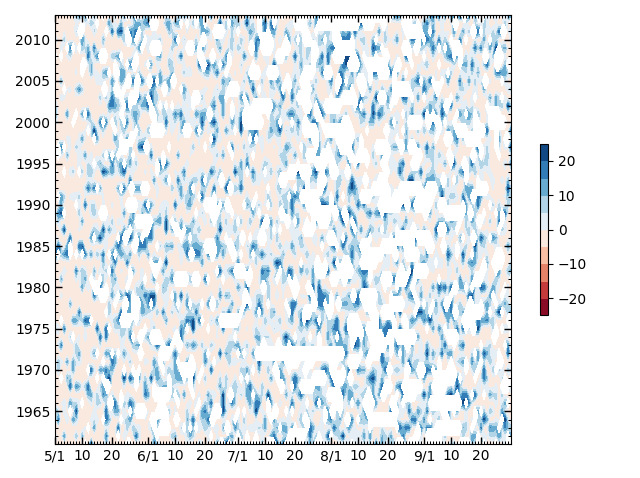

Write the Python code that produced this figure.
import numpy as np
import pandas as pd

import matplotlib.pyplot as plt 
from matplotlib.ticker import MultipleLocator, FixedLocator, FuncFormatter
from matplotlib.dates import DayLocator, date2num, num2date

INPUT_CSV = 'input/Baguio.csv'
CMAP = plt.cm.RdBu
# LEVELS = np.arange(-1200, 1201, 400)
LEVELS = np.arange(-25, 26, 5)

# Option to remove outliers, change to False to turn off
ROBUST = True


def CustomDateLocator(d):
    ''' Custom Date Locator '''
    d = pd.Series(d)
    c = d[d.dt.day.apply(lambda x: x in [1, 10, 20])].values
    c = [date2num(_d) for _d in pd.to_datetime(c)]
    return FixedLocator(c)


def CustomDateFormatter(x, pos=None):
    ''' Custom Date Formatting '''
    x = num2date(x)
    if x.day == 1:
        label = '{}/{}'.format(x.month, x.day)
    else:
        label = x.strftime('%d')
    return label


def reject_outliers(sr, iq_range=0.5):
    ''' Implementation of IQR and MAD
    source: https://stackoverflow.com/a/39424972
    '''
    pcnt = (1 - iq_range) / 2
    qlow, median, qhigh = sr.dropna().quantile([pcnt, 0.50, 1-pcnt])
    iqr = qhigh - qlow
    return sr[ (sr - median).abs() <= iqr]


def tt_plot(df):

    # prepare the data for plotting
    X = df.columns.values
    Y = df.index.values
    Z = df.values
    x , y = np.meshgrid(X, Y)

    # plot
    fig, ax  = plt.subplots()
    cs = ax.contourf(x, y, Z, levels=LEVELS, cmap=CMAP)
    fig.colorbar(cs, ax=ax, shrink=0.4)

    # format the plot
    ax.xaxis.set_ticks_position('both')
    ax.yaxis.set_ticks_position('both')
    ax.tick_params(which='both', direction='in')
    ax.tick_params(which='major', width=1.00)
    ax.tick_params(which='major', length=5)
    ax.tick_params(which='minor', width=0.75)
    ax.tick_params(which='minor', length=2.5)
    ax.xaxis.set_major_locator(CustomDateLocator(X))
    ax.xaxis.set_minor_locator(DayLocator())
    ax.xaxis.set_major_formatter(FuncFormatter(CustomDateFormatter))
    ax.yaxis.set_major_locator(MultipleLocator(5))
    ax.yaxis.set_minor_locator(MultipleLocator(1))

    fig.tight_layout()

    return (fig, ax)

# Load the date
df = pd.read_csv(INPUT_CSV)
# add a day column
df['DD'] = df.groupby(['YY', 'MM']).cumcount() + 1
# create a date column
# year is arbitrary. we just need the month and day
df['DATE'] = pd.to_datetime(dict(year=2000, month=df['MM'], day=df['DD'])) 

if ROBUST:
    df['RR'] = reject_outliers(df['RR'])

# reshape the data
df2 = df.pivot('YY', 'DATE', 'RR')

fig, ax = tt_plot(df2)

# show the plot
# plt.show()

# save the plot
plt.savefig('plot.png')
